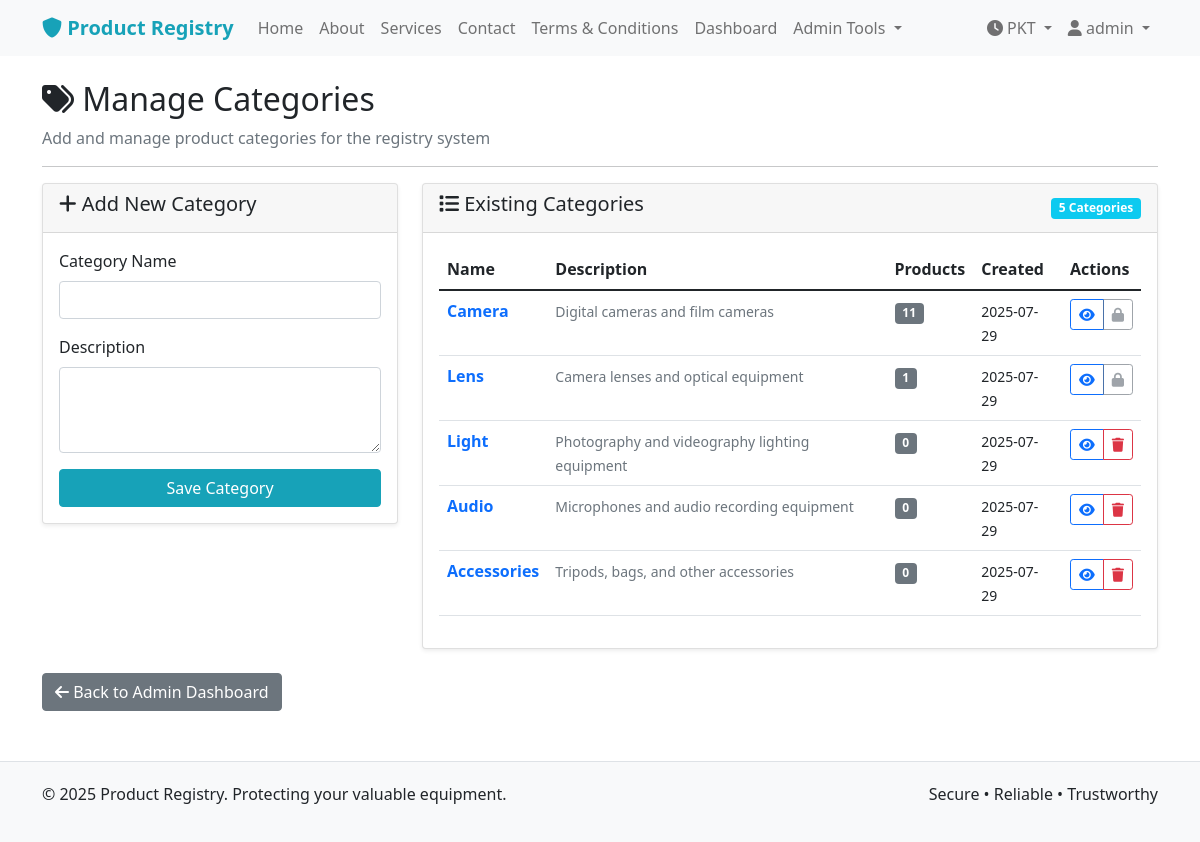
Page /admin/manage_categories (signed in) on the committed database.
### models.py (models this page shows, shortened)
class User(UserMixin, db.Model):
    id = db.Column(db.Integer, primary_key=True)
    username = db.Column(db.String(80), unique=True, nullable=False)
    email = db.Column(db.String(120), unique=True, nullable=False)
    mobile_number = db.Column(db.String(15), unique=True, nullable=False)
    id_card_number = db.Column(db.String(20), unique=True, nullable=False)  # Format: 35202-2818708-5
    shop_name = db.Column(db.String(100), nullable=True)  # Required for shopkeepers
    password_hash = db.Column(db.String(200), nullable=False)
    is_admin = db.Column(db.Boolean, default=False)
    is_shopkeeper = db.Column(db.Boolean, default=False)
    can_create_admins = db.Column(db.Boolean, default=False)  # Main admin privilege
    shopkeeper_approved = db.Column(db.Boolean, default=False)  # Admin approval for shopkeepers
    has_subscription = db.Column(db.Boolean, default=False)
    reset_token = db.Column(db.String(100), nullable=True)
    reset_token_expiry = db.Column(db.DateTime, nullable=True)
    created_at = db.Column(db.DateTime, default=datetime.utcnow)
    products = db.relationship('Product', backref='owner', lazy=True)
    deals_as_buyer = db.relationship('Deal', foreign_keys='Deal.buyer_id', backref='buyer', lazy=True)
    deals_as_seller = db.relationship('Deal', foreign_keys='Deal.seller_id', backref='seller', lazy=True)

class Category(db.Model):
    id = db.Column(db.Integer, primary_key=True)
    name = db.Column(db.String(50), unique=True, nullable=False)
    description = db.Column(db.Text)
    created_at = db.Column(db.DateTime, default=datetime.utcnow)
    products = db.relationship('Product', backref='category', lazy=True)

### routes.py (the view)
@bp.route('/admin/manage_categories', methods=['GET', 'POST'])
@login_required
def manage_categories():
    if not current_user.is_admin:
        flash('Access denied. Admin privileges required.', 'danger')
        return redirect(url_for('main.user_dashboard'))
    form = CategoryForm()
    if form.validate_on_submit():
        category = Category(name=form.name.data, description=form.description.data)
        db.session.add(category)
        db.session.commit()
        flash('Category added successfully!', 'success')
        return redirect(url_for('main.manage_categories'))
    categories = Category.query.all()
    return render_template('manage_categories.html',
                         title='Manage Categories',
                         form=form,
                         categories=categories)

### forms.py (shortened to what this page needs)
class CategoryForm(FlaskForm):
    name = StringField('Category Name', validators=[DataRequired(), Length(min=2, max=50)])
    description = TextAreaField('Description')
    submit = SubmitField('Save Category')

### models.py (called while the page is built)
@login_manager.user_loader
def load_user(user_id):
    return User.query.get(int(user_id))

### templates/manage_categories.html (shortened to what this page needs)
{% extends "base.html" %}
{% block content %}
<div class="row">
    <div class="col-12">
        <h2><i class="fas fa-tags"></i> Manage Categories</h2>
        <p class="text-muted">Add and manage product categories for the registry system</p>
        <hr>
    </div>
</div>
<div class="row">
    <div class="col-md-4">
        <div class="card">
            <div class="card-header">
                <h5><i class="fas fa-plus"></i> Add New Category</h5>
            </div>
            <div class="card-body">
                <form method="POST">
                    <div class="mb-3">
                        {{ form.name.label(class="form-label") }}
                        {{ form.name(class="form-control") }}
                    </div>
                    <div class="mb-3">
                        {{ form.description.label(class="form-label") }}
                        {{ form.description(class="form-control", rows="3") }}
                    </div>
                    <div class="d-grid">
                        {{ form.submit(class="btn btn-primary") }}
                    </div>
                </form>
            </div>
        </div>
    </div>
    <div class="col-md-8">
        <div class="card">
            <div class="card-header d-flex justify-content-between align-items-center">
                <h5><i class="fas fa-list"></i> Existing Categories</h5>
                <span class="badge bg-info">{{ categories|length }} Categories</span>
            </div>
            <div class="card-body">
                {% if categories %}
                    <div class="table-responsive">
                        <table class="table table-hover">
                            <thead>
                                <tr>
                                    <th>Name</th>
                                    <th>Description</th>
                                    <th>Products</th>
                                    <th>Created</th>
                                    <th>Actions</th>
                                </tr>
                            </thead>
                            <tbody>
                                {% for category in categories %}
                                <tr>
                                    <td>
                                        <strong class="text-primary">{{ category.name }}</strong>
                                    </td>
                                    <td>
                                        <small class="text-muted">
                                            {{ category.description[:50] + '...' if category.description and category.description|length > 50 else category.description or 'No description' }}
                                        </small>
                                    </td>
                                    <td>
                                        <span class="badge bg-secondary">{{ category.products|length }}</span>
                                    </td>
                                    <td>
                                        <small>{{ category.created_at.strftime('%Y-%m-%d') }}</small>
                                    </td>
                                    <td>
                                        <div class="btn-group btn-group-sm">
                                            <button class="btn btn-outline-primary btn-sm"
                                                    data-bs-toggle="modal"
                                                    data-bs-target="#categoryModal{{ category.id }}"
                                                    title="View Details">
                                                <i class="fas fa-eye"></i>
                                            </button>
                                            {% if category.products|length == 0 %}
                                            <button class="btn btn-outline-danger btn-sm"
                                                    onclick="confirmDelete('{{ category.name }}')"
                                                    title="Delete Category">
                                                <i class="fas fa-trash"></i>
                                            </button>
                                            {% else %}
                                            <button class="btn btn-outline-secondary btn-sm"
                                                    disabled
                                                    title="Cannot delete - has products">
                                                <i class="fas fa-lock"></i>
                                            </button>
                                            {% endif %}
                                        </div>
                                    </td>
                                </tr>
                                {% endfor %}
                            </tbody>
                        </table>
                    </div>
                {% else %}
                    <div class="text-center py-4">
                        <i class="fas fa-tags fa-4x text-muted mb-3"></i>
                        <h5 class="text-muted">No categories found</h5>
                        <p class="text-muted">Add your first category to get started.</p>
                    </div>
                {% endif %}
            </div>
        </div>
    </div>
</div>
<div class="row mt-4">
    <div class="col-12">
        <a href="{{ url_for('main.admin_dashboard') }}" class="btn btn-secondary">
            <i class="fas fa-arrow-left"></i> Back to Admin Dashboard
        </a>
    </div>
</div>
{% endblock %}

### templates/base.html (shortened to what this page needs)
<!DOCTYPE html>
<html lang="en">
<head>
    <link href="https://cdn.jsdelivr.net/npm/bootstrap@5.1.3/dist/css/bootstrap.min.css" rel="stylesheet">
    <link rel="stylesheet" href="https://cdnjs.cloudflare.com/ajax/libs/font-awesome/6.0.0/css/all.min.css">
</head>
<body>
    <nav class="navbar navbar-expand-lg navbar-light bg-light">
        <div class="container">
            <a class="navbar-brand" href="{{ url_for('main.index') }}">
                <i class="fas fa-shield-alt"></i> Product Registry
            </a>
            <div class="collapse navbar-collapse" id="navbarNav">
                <ul class="navbar-nav me-auto">
                    <li class="nav-item">
                        <a class="nav-link" href="{{ url_for('main.index') }}">Home</a>
                    </li>
                    <li class="nav-item">
                        <a class="nav-link" href="{{ url_for('main.about') }}">About</a>
                    </li>
                    <li class="nav-item">
                        <a class="nav-link" href="{{ url_for('main.services') }}">Services</a>
                    </li>
                    <li class="nav-item">
                        <a class="nav-link" href="{{ url_for('main.contact') }}">Contact</a>
                    </li>
                    <li class="nav-item">
                        <a class="nav-link" href="{{ url_for('main.terms') }}">Terms & Conditions</a>
                    </li>
                    {% if current_user.is_authenticated %}
                        {% if current_user.is_admin %}
                            <li class="nav-item">
                                <a class="nav-link" href="{{ url_for('main.admin_dashboard') }}">Dashboard</a>
                            </li>
                            <li class="nav-item dropdown">
                                <a class="nav-link dropdown-toggle" href="#" id="adminDropdown" role="button" data-bs-toggle="dropdown">
                                    Admin Tools
                                </a>
                            </li>
                        {% endif %}
                    {% endif %}
                </ul>
                <ul class="navbar-nav">
                    <li class="nav-item dropdown">
                        <a class="nav-link dropdown-toggle" href="#" id="clockDropdown" role="button" data-bs-toggle="dropdown">
                            <i class="fas fa-clock"></i> PKT
                        </a>
                    </li>
                    {% if current_user.is_authenticated %}
                        <li class="nav-item dropdown">
                            <a class="nav-link dropdown-toggle" href="#" id="userDropdown" role="button" data-bs-toggle="dropdown">
                                <i class="fas fa-user"></i> {{ current_user.username }}
                            </a>
                        </li>
                    {% endif %}
                </ul>
            </div>
        </div>
    </nav>
    <div class="container mt-4">
        {% block content %}{% endblock %}
    </div>
    <footer class="footer">
        <div class="container">
            <div class="row">
                <div class="col-md-6">
                    <p>&copy; 2025 Product Registry. Protecting your valuable equipment.</p>
                </div>
                <div class="col-md-6 text-end">
                    <p>Secure • Reliable • Trustworthy</p>
                </div>
            </div>
        </div>
    </footer>
</body>
</html>

### templates/base.html (style rules this page uses)
:root { --primary-color: #17a2b8; --secondary-color: #6c757d; --success-color: #28a745; --danger-color: #dc3545; --warning-color: #ffc107; --info-color: #17a2b8; --light-color: #f8f9fa; --dark-color: #343a40; }
.navbar-brand { font-weight: bold; color: var(--primary-color) !important; }
.btn-primary { background-color: var(--primary-color); border-color: var(--primary-color); }
.card { box-shadow: 0 0.125rem 0.25rem rgba(0, 0, 0, 0.075); border: 1px solid rgba(0, 0, 0, 0.125); }
.footer { background-color: var(--light-color); padding: 20px 0; margin-top: 50px; border-top: 1px solid #dee2e6; }

### rows in the picture
User: username "admin"
Category: name "Camera", description "Digital cameras and film cameras", products|length "11", created_at "2025-07-29"
Category: name "Lens", description "Camera lenses and optical equipment", products|length "1", created_at "2025-07-29"
Category: name "Light", description "Photography and videography lighting equipment", products|length "0", created_at "2025-07-29"
Category: name "Audio", description "Microphones and audio recording equipment", products|length "0", created_at "2025-07-29"
Category: name "Accessories", description "Tripods, bags, and other accessories", products|length "0", created_at "2025-07-29"

### other values in the picture
{{ categories|length }} "5"
